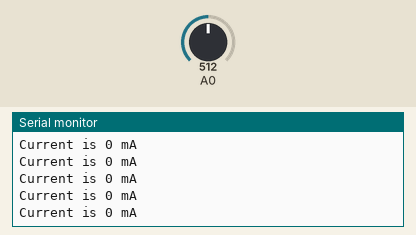
Simulated run of this program. Board: Arduino Uno, built with avr-gcc and run on an emulated ATmega328P. Parts: the last lines printed to the serial monitor. The test bench sets the inputs (shaded band); at power-on: A0 = 512.

Above: at 7.2 s.
7.3 s: A0 set to 489
10.3 s: A0 set to 458
At 11.0 s:
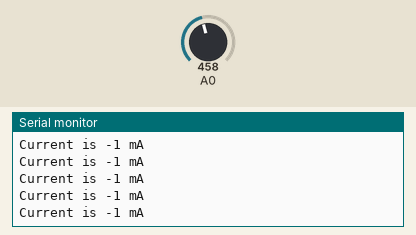
13.3 s: A0 set to 146
At 13.8 s:
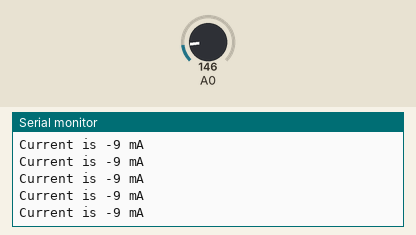
14.8 s: A0 set to 119
At 15.4 s:
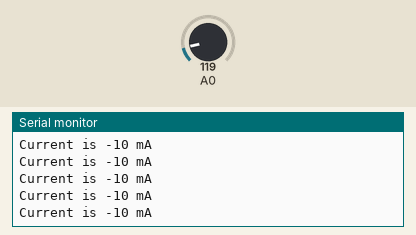
Timing chart, 0 to 17.8 s (numbered marks = the images above; inputs shaded):
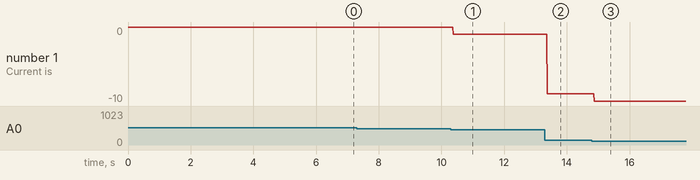

The program:

main.cpp
```cpp
#include <Arduino.h>
#include <TroykaCurrent.h>

// создаём объект для работы с датчиком тока
// и передаём ему номер пина выходного сигнала
ACS712 sensorCurrent(A0);

int cur_current, last_current;

void setup() {
  // put your setup code here, to run once:
  cur_current = sensorCurrent.readCurrentDC();
  Serial.begin(9600);
  Serial.print("Current is ");
  Serial.print(cur_current);
  Serial.println(" mA");
}

void loop() {
  // put your main code here, to run repeatedly:
  cur_current = sensorCurrent.readCurrentDC();


  Serial.print("Current is ");
  Serial.print(cur_current);
  Serial.println(" mA");

  // if (cur_current != last_current) {
  //   Serial.print("Current is ");
  //   Serial.print(cur_current);
  //   Serial.println(" mA");

  //   last_current = cur_current;
  // }

}
```

Measured:
- after the input at 10.3 s, the serial monitor: prints a new line after 0.08 s (image 1)
- after the input at 13.3 s, the serial monitor: prints a new line after 0.08 s (image 2)
- after the input at 14.8 s, the serial monitor: prints a new line after 0.07 s (image 3)
- plotted number 1: 0 → -1 after the input at 10.3 s, -1 → -9 after the input at 13.3 s, -9 → -10 after the input at 14.8 s
